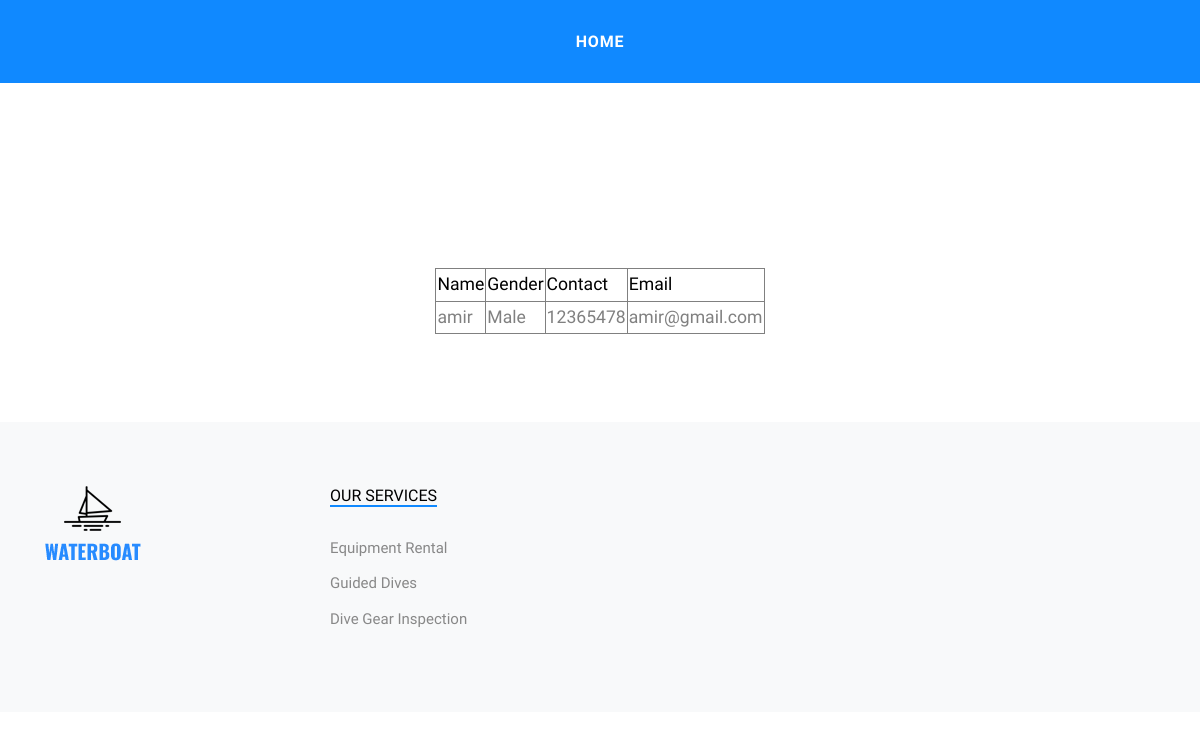
The page /user_viewprofile (signed in) on the database its author committed.
### app/models.py (models this page shows)
class userr(models.Model):
    name = models.CharField(max_length=100)
    gender = models.CharField(max_length=100)
    contact = models.CharField(max_length=100)
    email = models.EmailField(max_length=100)
    password = models.CharField(max_length=100)
    user_id = models.ForeignKey(User,on_delete=models.CASCADE)

### app/views.py (the view)
# urls.py: path('user_viewprofile',views.profile,name='user_viewprofile'),
def profile(request):
    data=userr.objects.get(user_id=request.user.id)
    return render(request,'user_viewprofile.html',{'i':data})

### template/user_viewprofile.html (shortened to what this page needs)
<!DOCTYPE html>
<html lang="en">
<head>
  <link rel="stylesheet" href="/static/main/fonts/icomoon/style.css">
  <link rel="stylesheet" href="/static/main/css/bootstrap.min.css">
  <link rel="stylesheet" href="/static/main/css/jquery-ui.css">
  <link rel="stylesheet" href="/static/main/css/owl.carousel.min.css">
  <link rel="stylesheet" href="/static/main/css/owl.theme.default.min.css">
  <link rel="stylesheet" href="/static/main/css/owl.theme.default.min.css">
  <link rel="stylesheet" href="/static/main/css/jquery.fancybox.min.css">
  <link rel="stylesheet" href="/static/main/css/bootstrap-datepicker.css">
  <link rel="stylesheet" href="/static/main/fonts/flaticon/font/flaticon.css">
  <link rel="stylesheet" href="/static/main/css/aos.css">
  <link href="/static/main/css/jquery.mb.YTPlayer.min.css" media="all" rel="stylesheet" type="text/css">
  <link rel="stylesheet" href="/static/main/css/style.css">
</head>
<body data-spy="scroll" data-target=".site-navbar-target" data-offset="300">
  <div class="site-wrap">
    <div class="header-top bg-light">
      <div class="site-navbar py-2 js-sticky-header site-navbar-target d-none pl-0 d-lg-block" role="banner">
        <div class="container">
          <div class="d-flex align-items-center">
            <div class="mx-auto">
              <nav class="site-navigation position-relative text-right" role="navigation">
                <ul class="site-menu main-menu js-clone-nav mr-auto d-none pl-0 d-lg-block">
                  <li>
                    <a href="{% url 'user_homepage' %}" class="nav-link text-left">Home</a>
                  </li>
                </ul>
              </nav>
            </div>
          </div>
        </div>
      </div>
    </div>
    <div class="site-section">
      <br><br><br><br>
<!DOCTYPE html>
<html lang="en">
<head>
</head>
<body>
    <table align="center" border="1" style="margin-top: 5%;">
      <thead style="color: black;">
        <tr>
        <td>Name</td>
        <td>Gender</td>
        <td>Contact</td>
        <td>Email</td>
        </tr>
      </thead>
      <tbody>
        <tr>
          <td>{{ i.name }}</td>
          <td>{{ i.gender }}</td>
          <td>{{ i.contact }}</td>
          <td>{{ i.email }}</td>
        </tr>
      </tbody>
    </table>
</body>
</html>
    </div>
    <div class="footer bg-light">
      <div class="container">
        <div class="row">
          <div class="col-lg-3">
            <p class="mb-4"><img src="/static/Index/images/logo2.png" alt="Image" class="img-fluid"></p>
          </div>
          <div class="col-lg-3">
            <h3 class="footer-heading"><span>Our Services</span></h3>
            <ul class="list-unstyled">
              <li>Equipment Rental</li>
              <li>Guided Dives</li>
              <li>Dive Gear Inspection</li>
            </ul>
          </div>
        </div>
      </div>
    </div>
  </div>
</body>
</html>

### static/Index/css/style.css (style rules this page uses)
html { overflow-x: hidden; }
body { line-height: 1.7; color: gray; font-weight: 300; font-size: 1.1rem; }
a { -webkit-transition: .3s all ease; -o-transition: .3s all ease; transition: .3s all ease; }
h1, h2, h3, h4, h5, .h1, .h2, .h3, .h4, .h5 { font-family: "Oswald", sans-serif; }
.site-wrap:before { display: none; -webkit-transition: .3s all ease-in-out; -o-transition: .3s all ease-in-out; transition: .3s all ease-in-out; background: rgba(0, 0, 0, 0.6); content: ""; position: absolute; z-index: 2000; top: 0; left: 0; right: 0; bottom: 0; opacity: 0; visibility: hidden; }
.site-section { padding: 2.5em 0; }
@media (min-width: 768px) { .site-section { padding: 5em 0; } }
.site-navbar { font-family: "Oswald", sans-serif; margin-bottom: 0px; z-index: 1999; width: 100%; }
.site-navbar .site-navigation .site-menu { margin-bottom: 0; }
.site-navbar .site-navigation .site-menu a { text-decoration: none !important; display: inline-block; }
.site-navbar .site-navigation .site-menu > li { display: inline-block; }
.site-navbar .site-navigation .site-menu > li > a { text-transform: uppercase; font-size: 16px; letter-spacing: .05rem; font-weight: 900; padding: 20px 20px; color: #fff; display: inline-block; text-decoration: none !important; }
.site-mobile-menu .site-nav-wrap { padding: 0; margin: 0; list-style: none; position: relative; }
.site-mobile-menu .site-nav-wrap a { padding: 10px 20px; display: block; position: relative; color: #212529; }
.site-mobile-menu .site-nav-wrap li { position: relative; display: block; }
.site-mobile-menu .site-nav-wrap > li { display: block; position: relative; float: left; width: 100%; }
.site-mobile-menu .site-nav-wrap > li > a { padding-left: 20px; font-size: 20px; }
.sticky-wrapper .site-navbar { -webkit-transition: .3s all ease; -o-transition: .3s all ease; transition: .3s all ease; background: #1089ff; }
.sticky-wrapper .site-navbar .site-menu > li { display: inline-block; }
.footer { padding: 4rem 0; background: #000; font-size: 15px; color: #888; }
.footer .footer-heading { font-size: 16px; color: #000; margin-bottom: 30px; text-transform: uppercase; }
.footer .footer-heading > span { border-bottom: 2px solid #1089ff; }
.footer ul li { margin-bottom: 10px; }

### rows shown on the page
userr: name "amir", gender "Male", contact "12365478", email "amir@gmail.com"
